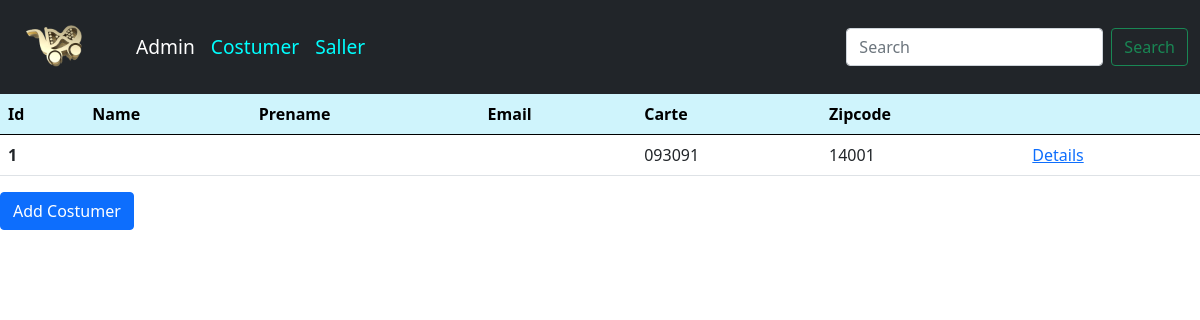
/managment/Costumer/, run on the app's committed database.
### main/models.py (models this page shows, shortened)
class Costumer(models.Model):
    user = models.OneToOneField(User, on_delete=models.CASCADE, related_name='costumer_profile')
    address=models.CharField( max_length=100)
    address2=models.CharField(blank=True, max_length=50)
    carte=models.CharField( max_length=50)
    zipcode=models.CharField( max_length=50)

### main/views.py (the view)
# urls.py: path('managment/<str:a>/', managment, name='managment'),
def managment(request,a):
    sallers=Saller.objects.all()
    product=Product.objects.all()
    costumer=Costumer.objects.all()
    context={'sallers':sallers,'product':product,'costumer':costumer}
    return render(request, f'{a}_managment.html', context)

### main/templates/Costumer_managment.html
{% extends 'main.html' %}
{% block content %}
<table class="table table-hover">
    <thead class="table-info">
      <tr>
        <th scope="col">Id</th>
        <th scope="col">Name</th>
        <th scope="col">Prename</th>
        <th scope="col">Email</th>
        <th scope="col">Carte</th>
        <th scope="col">Zipcode</th>
        <th scope="col"></th>
      </tr>
    </thead>
    <tbody>
        {% if costumer %}
        {% for cs in costumer  %}
      <tr>
        <th scope="row">{{ cs.id }}</th>
        <td>{{ cs.name }}</td>
        <td>{{ cs.prename }}</td>
        <td>{{ cs.email }}</td>
        <td>{{ cs.carte }}</td>
        <td>{{ cs.zipcode }}</td>
        <td><a href="{% url 'details' 'Costumer'  cs.id %}">Details </a></td>
      </tr>
      {% endfor %}
      {% endif %}
    </tbody>
  </table>
  <a href="{% url 'add_c'  %}" class="btn btn-primary">Add Costumer</a>
{% endblock content %}

### main/static/css/style.css (style rules this page uses)
* { margin: 0; padding: 0; box-sizing: border-box; }
body { min-height: 100vh; background: #1c1c1c; }

### data on the page
Costumer: id "1", carte "093091", zipcode "14001"
